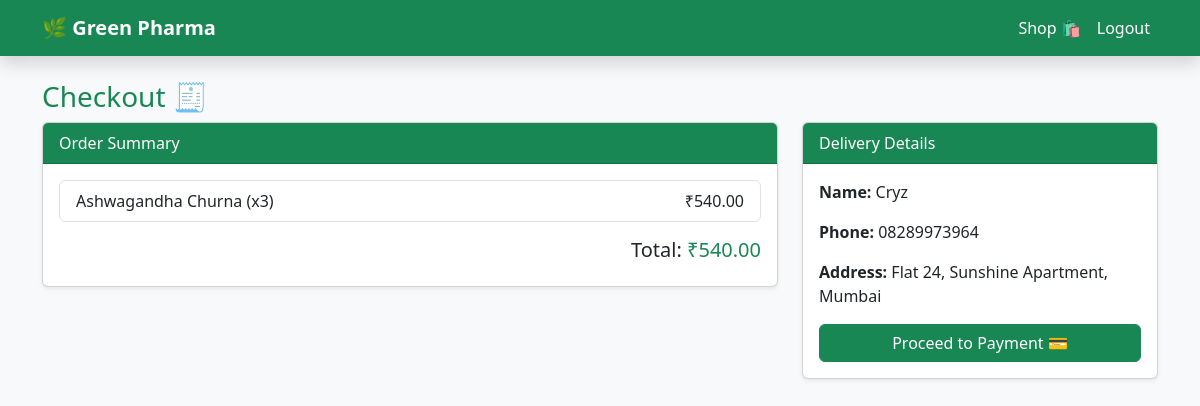
Page /cart/checkout/ (signed in) on the committed database.
### greenpharma/models.py (models this page shows, shortened)
class Cart(models.Model):
    customer = models.ForeignKey(CustomerProfile, on_delete=models.CASCADE, related_name="cart")
    product = models.ForeignKey(Product, on_delete=models.CASCADE)
    quantity = models.PositiveIntegerField(default=1)
    added_at = models.DateTimeField(auto_now_add=True)
    class Meta:
        unique_together = ("customer", "product")
    def total_price(self):
        return self.product.discounted_price() * self.quantity

class Product(models.Model):
    name = models.CharField(max_length=200)
    description = models.TextField(blank=True)
    price = models.DecimalField(max_digits=10, decimal_places=2)
    stock = models.IntegerField(default=0)
    image = models.ImageField(upload_to="products/", blank=True, null=True)
    expiry_date = models.DateField(blank=True, null=True)  # Expiry date
    offer = models.DecimalField(max_digits=5, decimal_places=2, default=0)  # Discount %
    category = models.ForeignKey(
        Category, on_delete=models.CASCADE, related_name="products", null=True, blank=True
    )
    seller = models.ForeignKey(
        SellerProfile, on_delete=models.CASCADE, related_name="products", null=True, blank=True
    )
    def discounted_price(self):
        if self.offer > 0:
            return self.price * (Decimal(100) - self.offer) / Decimal(100)
        return self.price

class Registration(AbstractUser):
    ROLE_CHOICES = [
        ("Customer", "Customer"),
        ("Seller", "Seller"),
        ("Admin", "Admin"),
    ]
    role = models.CharField(max_length=20, choices=ROLE_CHOICES, default="Customer")
    objects = RegistrationManager()
    class Meta:
        db_table = "registration"

class CustomerProfile(models.Model):
    user = models.OneToOneField(Registration, on_delete=models.CASCADE, related_name="customer_profile")
    address = models.TextField(blank=True, null=True)
    phone = models.CharField(max_length=15, blank=True, null=True)

### greenpharma/views.py (the view, shortened to what this page needs)
# urls.py: path("cart/checkout/", views.checkout, name="checkout"),
@login_required
def checkout(request):
    customer = get_object_or_404(CustomerProfile, user=request.user)
    cart_items = Cart.objects.filter(customer=customer)
    if not cart_items:
        messages.error(request, "Your cart is empty.")
        return redirect("view_cart")
    total = sum(item.total_price() for item in cart_items)
    return render(request, "greenpharma/checkout.html", {
        "customer": customer,   # ✅ Added this
        "cart_items": cart_items,
        "total": total,
    })

### greenpharma/templates/greenpharma/checkout.html (shortened to what this page needs)
{% load static %}
<!DOCTYPE html>
<html>
<head>
    <link href="https://cdn.jsdelivr.net/npm/bootstrap@5.3.0/dist/css/bootstrap.min.css" rel="stylesheet">
</head>
<body class="bg-light">
<nav class="navbar navbar-expand-lg navbar-dark bg-success shadow">
  <div class="container">
    <a class="navbar-brand fw-bold" href="{% url 'home' %}">🌿 Green Pharma</a>
    <ul class="navbar-nav ms-auto">
      <li class="nav-item"><a class="nav-link text-white" href="{% url 'customer_dashboard' %}">Shop 🛍️</a></li>
      <li class="nav-item"><a class="nav-link text-white" href="{% url 'logout' %}">Logout</a></li>
    </ul>
  </div>
</nav>
<div class="container mt-4">
    <h3 class="text-success">Checkout 🧾</h3>
    <div class="row">
        <div class="col-md-8">
            <div class="card shadow-sm mb-3">
                <div class="card-header bg-success text-white">Order Summary</div>
                <div class="card-body">
                    <ul class="list-group">
                        {% for item in cart_items %}
                        <li class="list-group-item d-flex justify-content-between align-items-center">
                            {{ item.product.name }} (x{{ item.quantity }})
                            <span>₹{{ item.total_price|floatformat:2 }}</span>
                        </li>
                        {% endfor %}
                    </ul>
                    <div class="mt-3 text-end">
                        <h5>Total: <span class="text-success">₹{{ total|floatformat:2 }}</span></h5>
                    </div>
                </div>
            </div>
        </div>
        <div class="col-md-4">
            <div class="card shadow-sm">
                <div class="card-header bg-success text-white">Delivery Details</div>
                <div class="card-body">
                    <p><strong>Name:</strong> {{ request.user.username }}</p>
                    <p><strong>Phone:</strong> {{ customer.phone }}</p>
                    <p><strong>Address:</strong> {{ customer.address }}</p>
                    <a href="{% url 'payment' %}" class="btn btn-success w-100">Proceed to Payment 💳</a>
                </div>
            </div>
        </div>
    </div>
</div>
</body>
</html>

### rows in the picture
Cart: product.name "Ashwagandha Churna", quantity "3", total_price "540.00"
Registration: user.username "Cryz"
CustomerProfile: phone "08289973964", address "Flat 24, Sunshine Apartment, Mumbai"

### other values in the picture
{{ total|floatformat:2 }} "540.00"
